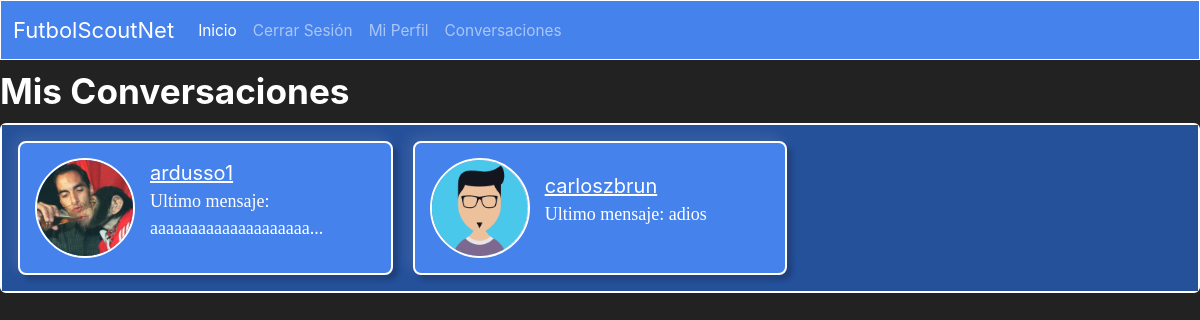
The app's page /conversaciones/ (signed in) with its own data.
### sitio/models.py (models this page shows, shortened)
class Conversacion(models.Model):
    emisor = models.ForeignKey(User, on_delete=models.CASCADE, related_name='conversaciones_uno', null=True, blank=True)
    destinatario = models.ForeignKey(User, on_delete=models.CASCADE, related_name='conversaciones_dos', null=True, blank=True)

class Profile(models.Model):
    user = models.OneToOneField(User, on_delete=models.CASCADE, null=True, blank=True)
    image = models.ImageField(upload_to="Profiles_Images", default='user.png')
    posicion = models.ForeignKey(Posicion, on_delete=models.CASCADE, null=True, blank=True)
    nivel = models.ForeignKey(Nivel, on_delete=models.CASCADE, null=True, blank=True)
    edad = models.IntegerField(null=True, blank=True)

### sitio/views.py (the view)
# urls.py: path('conversaciones/', views.conversaciones, name='conversaciones'),
@login_required
def conversaciones(request):
    subquery = Mensaje.objects.filter(conversacion=OuterRef('pk')).order_by('-fecha').values('texto')[:1]
    conversaciones = Conversacion.objects.annotate(
        ultimo_mensaje=Subquery(subquery)
    ).filter(
        Q(emisor=request.user) | Q(destinatario=request.user)
    ).exclude(
        Q(emisor=request.user, destinatario=request.user)
    )
    return render(request, 'conversaciones.html', {'conversaciones': conversaciones})

### sitio/templates/conversaciones.html (shortened to what this page needs)
{% extends 'layout.html' %}
{% block contenido %}
  <h2>Mis Conversaciones</h2>
  {% if conversaciones %}
    <div class="card text-white bg-primary mb-3" style="max-width: 100rem; border: 2px solid white;">
        <div class="card-body" style="display: grid; grid-template-columns: repeat(auto-fill, minmax(300px, 1fr)); gap: 20px; background-color: #25509a;">
            {% for conversacion in conversaciones %}
                <div class="perfil-card" style="background-color: rgb(69, 130, 236); max-width: 25rem; border-radius: 8px; box-shadow: 5px 5px 5px rgba(0, 0, 0, 0.2), -5px -5px 15px rgba(255, 255, 255, 0.1); padding: 15px; display: flex; align-items: center; border: 2px solid white;">
                    {% if conversacion.emisor == request.user %}
                        <div class="user-image" style="margin-right: 15px;">
                            <img class="rounded-circle" style="width: 100px; height: 100px; object-fit: cover; border: 2px solid white;" src="{{conversacion.destinatario.profile.image.url}}">
                        </div>
                        <div style="flex-grow: 1;">
                            <a href="{% url 'mensajes' username=conversacion.destinatario.username %}" style="color: white; font-size: 20px;">{{ conversacion.destinatario.username }}</a>
                            <p style="font-size: 18px;">Ultimo mensaje: {{ conversacion.ultimo_mensaje|slice:":20" }}{% if conversacion.ultimo_mensaje|length > 20 %}...{% endif %}</p>
                        </div>
                    {% else %}
                        <div class="user-image" style="margin-right: 15px;">
                                <img class="rounded-circle" style="width: 100px; height: 100px; object-fit: cover; border: 2px solid white;" src="{{conversacion.emisor.profile.image.url}}">
                        </div>
                        <div style="flex-grow: 1;">
                            <a href="{% url 'mensajes' username=conversacion.emisor.username %}" style="color: white; font-size: 20px;">{{ conversacion.emisor.username }}</a>
                            <p style="font-size: 18px;">Ultimo mensaje: {{ conversacion.ultimo_mensaje|slice:":20" }}{% if conversacion.ultimo_mensaje|length > 20 %}...{% endif %}</p>
                        </div>
                    {% endif %}
                </div>
            {% endfor %}
        </div>
    </div>
  {% else %}
    <p>No tienes conversaciones.</p>
  {% endif %}
{% endblock %}

### templates/base.html (style rules this page uses)
body { background-color: #222; color: white; }

### records on screen
Conversacion: emisor.profile.image (picture), emisor.username "ardusso1", ultimo_mensaje "aaaaaaaaaaaaaaaaaaaa"
Conversacion: emisor.profile.image (placeholder picture), emisor.username "carloszbrun", ultimo_mensaje "adios"
